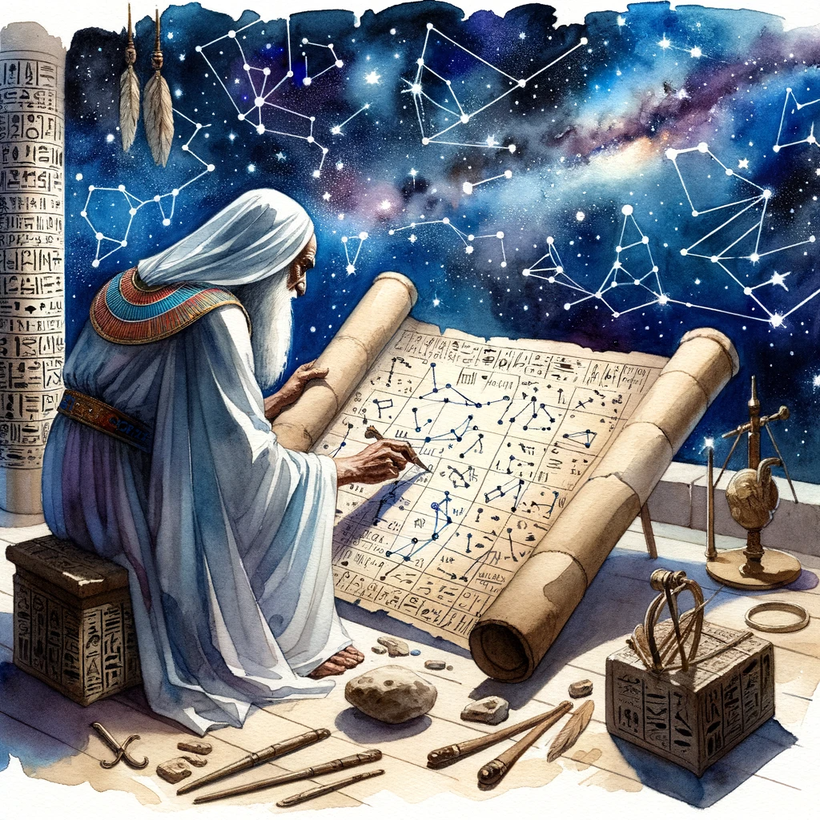
#> input picture images/DALLE_image.png, 820 x 820 px, shrunk from 1024 x 1024 before the run
$ jupyter execute scitkit_k_NN_image_compression.ipynb
#> lines starting #> are read from the running program, lines starting #| are printed output that depends on the picture
# 1) Import Packages

[cell 1]
from sklearn.cluster import KMeans
from collections import Counter
import matplotlib.pyplot as plt
import numpy as np
import cv2 # pip3 install opencv-python-headless

import os
# print the dir for all the files within the dir
for dirname, dirnames, filenames in os.walk('./'):
    # Remove '.git' and 'compressed' from the list of subdirs to avoid walking into it
    if '.git' in dirnames:
        dirnames.remove('.git')
    if 'compressed' in dirnames:
        dirnames.remove('compressed')
    for filename in filenames:
        print(os.path.join(dirname, filename))

# 2) Import and process image
- Define a function to store the dimenions and number of colors per pixel
- Convert the image to RGB since OpenCV uses BGR by default
- Define number of clusters and run the model

[cell 2]
# dimensions of the image in pixels and number of colors
def image_dimensions(image):
    height = image.shape[0]
    width = image.shape[1]
    c = image.shape[2]
    print(f'Height = {height}\nWidth = {width}\nNumber of colors per pixel = {c}')
    return height, width, c

[cell 3]
# Load the image and reshape it to a 2D array of pixels
image_path = './images/DALLE_image.png'
original_image = cv2.imread(image_path)
#> original_image is the input picture: shape (820, 820, 3); mean B, G, R 130.4, 122.8, 117.8

# save image name
base_name = os.path.basename(image_path)
image_name_no_ext = os.path.splitext(base_name)[0]
image_ext = os.path.splitext(base_name)[-1]

# convert to RGB (BGR is default in openCV2)
image_RGB = cv2.cvtColor(original_image, cv2.COLOR_BGR2RGB)

# image dimensions
h, w, c =image_dimensions(image_RGB)
#| Height = 820
#| Width = 820
#| Number of colors per pixel = 3
#> h = 820; w = 820; c = 3

plt.imshow(image_RGB)
plt.axis('off')

[cell 4]
# flatten to 1D array
flatten_pixels = image_RGB.reshape((-1, 3))

# to cluster around the common colors, first get the frequency for unique pixels and get their frequency and weights
pixel_freq = Counter(map(tuple, flatten_pixels))
#> pixel_freq = 329719 items
unique_pixels = np.array(list(pixel_freq.keys()))
weights = np.array(list(pixel_freq.values()))

[cell 5]
# how many clusters?
k_clusters = 5

# Create a KMeans instance with k_clusters
k_Means = KMeans(n_clusters=k_clusters, init='k-means++', n_init=20, max_iter=200)

# Fit weighted k_means around the most common pixels
k_Means.fit(unique_pixels, sample_weight=weights)

# fetch the centroids and labels
cluster_centers = k_Means.cluster_centers_
compressed_labels = k_Means.labels_

# 3) Inference
- What are the color clusters found?
- Sort them, ascending, by the intensity of the red pixels.
- Combine the palette along the image

[cell 6]
# Get clusters and flatten to get palette
palette = np.uint8(cluster_centers).reshape(-1, 3)

# Sort ascending by the Red channel (index 0)
sorted_palette = palette[np.argsort(-palette[:, 0])]

# Reshape it back to the original dimensions
sorted_palette = sorted_palette.reshape(1, k_clusters, c)
#> sorted_palette = [[244, 238, 223], [182, 176, 167], [106, 113, 123], [37, 68, 107], [32, 30, 42]]

#palette_RGB = cv2.cvtColor(sorted_palette, cv2.COLOR_BGR2RGB)
plt.axis("off")
plt.imshow(sorted_palette)
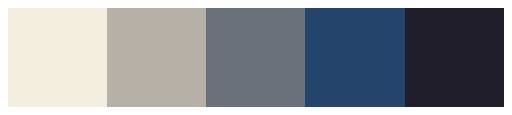
#> figure drawn by matplotlib, 1 panel

[cell 7]
# Get the labels for the original flattened pixel array
original_labels = k_Means.predict(flatten_pixels)

# Map each original pixel to its corresponding centroid
compressed_pixels = cluster_centers[original_labels]

# Reshape to the original image shape
compressed_image = compressed_pixels.reshape(image_RGB.shape).astype(np.uint8)
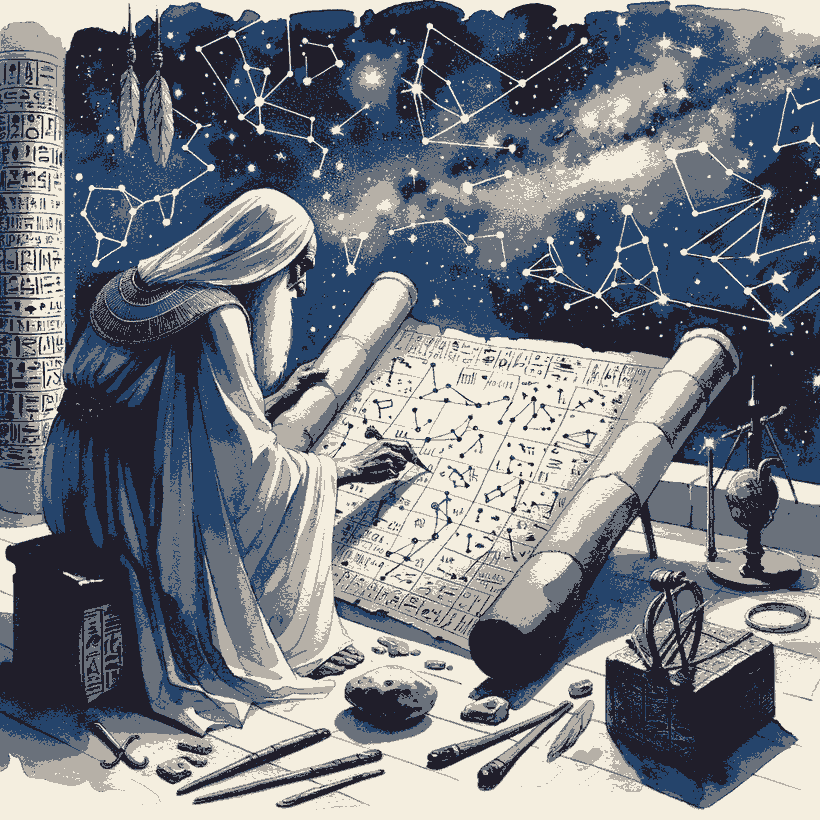
#> compressed_image: shape (820, 820, 3); mean R, G, B 117.3, 122.1, 130

[cell 8]
# width and height of color bars are determined based on the resolution and number of clusters
color_bar_height = h // k_clusters
#> color_bar_height = 164
color_bar_width = w // 20 # 5% of the original image's width
#> color_bar_width = 41
dpi = 70
fig, axes = plt.subplots(1,2,figsize=(16,9))
#plt.imshow(compressed_image)

for ax, img, j in zip(axes, [image_RGB, compressed_image], ['Before', 'After']):
    ax.imshow(img)
    ax.set_title(j, fontsize=15)
    ax.axis('off')
#> this loop made 2 passes
#> j on passes 1 to 2: 'Before', 'After'

#plt.savefig('compressed_'+image_name_no_ext+image_ext, bbox_inches='tight', pad_inches=0)
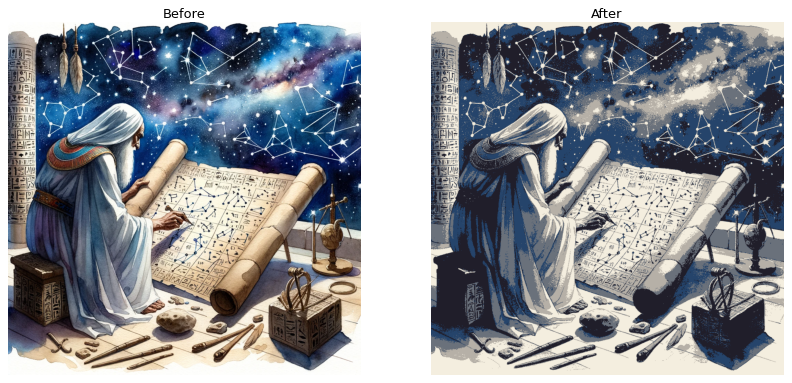
#> figure drawn by matplotlib, 2 panels

[cell 9]
# Horizontal stack
# Create a color bar image
color_bar = np.zeros((h, color_bar_width, 3), dtype=np.uint8)

# Fill the color bar with the sorted_palette colors
for idx, color in enumerate(sorted_palette[0]):
    start_y = idx * color_bar_height
    end_y = (idx + 1) * color_bar_height
    color_bar[start_y:end_y, :] = color
#> this loop made 5 passes
#> (color, start_y, end_y) on passes 1 to 5: ([244, 238, 223], 0, 164), ([182, 176, 167], 164, 328), ([106, 113, 123], 328, 492), ([37, 68, 107], 492, 656), ([32, 30, 42], 656, 820)
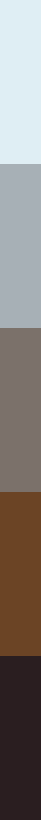
#> color_bar: shape (820, 41, 3); mean of channels 0, 1, 2 120.2, 125, 132.4; drawn as B, G, R

# Fill any remaining space with the last color
if end_y < h:
    color_bar[end_y:, :] = sorted_palette[0][-1]

# Concatenate the compressed image and the color bar
concatenated_image = np.hstack((compressed_image, color_bar))
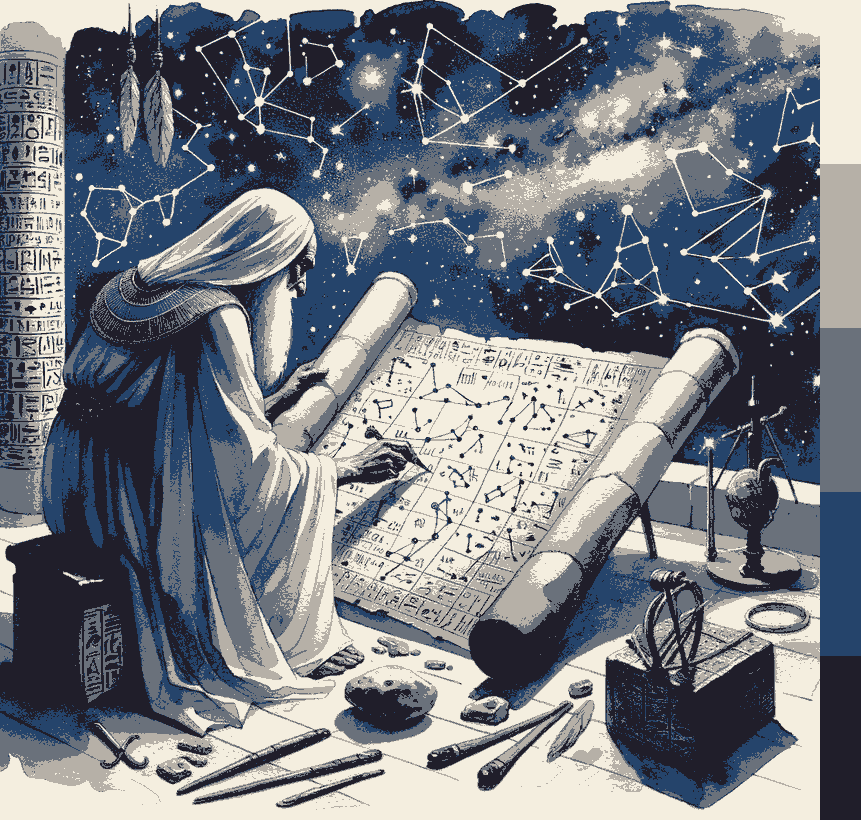
#> concatenated_image: shape (820, 861, 3); mean R, G, B 117.5, 122.3, 130.1

# Save the concatenated image
#cv2.imshow('Abstract', concatenated_image)
cv2.imwrite('compressed_' + image_name_no_ext + image_ext, cv2.cvtColor(concatenated_image, cv2.COLOR_RGB2BGR))
plt.imshow(concatenated_image)
plt.axis('off')
